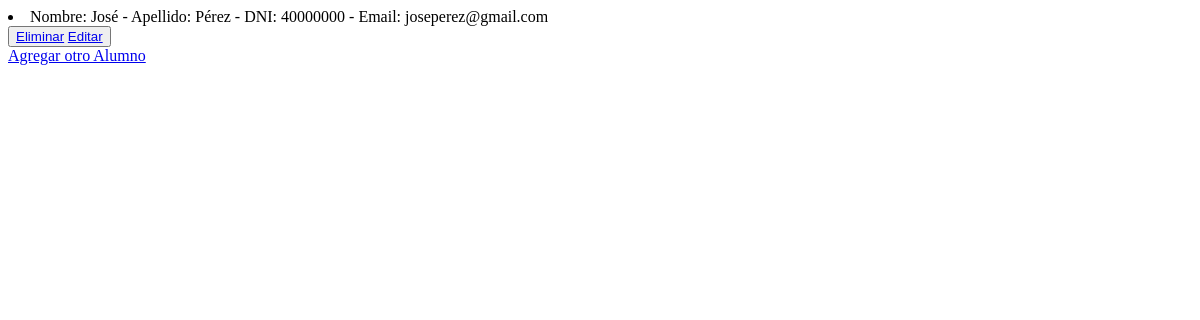
The app's page /BibliotecaVirtual/leerAlumnos, older data.
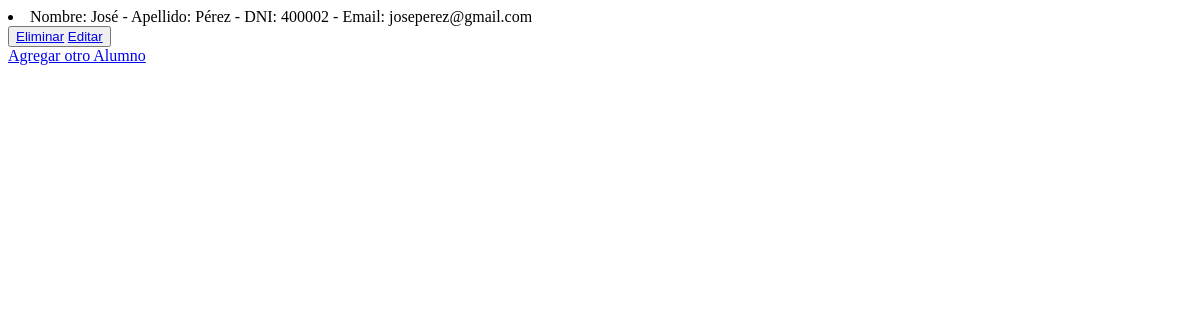
The same page, newer data.
### BibliotecaVirtual/models.py (models this page shows)
class Alumno(models.Model):
    nombre = models.CharField(max_length=40)
    apellido = models.CharField(max_length=40)
    dni = models.IntegerField()
    email = models.EmailField()
    def __str__(self):
        return f"Nombre: {self.nombre} - Apellido: {self.apellido} - DNI: {self.dni} - Email: {self.email}"

### BibliotecaVirtual/views.py (the view)
# urls.py: path('leerAlumnos', views.leerAlumnos, name='LeerAlumnos'),
def leerAlumnos(request):
    alumnos = Alumno.objects.all()
    contexto = {"alumnos": alumnos}
    return render(request, "BibliotecaVirtual/leerAlumnos.html", contexto)

### BibliotecaVirtual/templates/BibliotecaVirtual/leerAlumnos.html (shortened to what this page needs)
<!DOCTYPE html>
<html lang="en">
<head>
</head>
<body>
    {% for a in alumnos %}
        <li>{{a}}</li>
        <button>
            <a href="{%url 'EliminarAlumno' a.nombre %}">Eliminar</a>
            <a href="{%url 'EditarAlumno' a.nombre %}">Editar</a>
        </button>
    {% endfor %}
    <br>
    <a href="alumnos">Agregar otro Alumno</a>
</body>
</html>

Row changes from the older to the newer data that the page shows:
changed Alumno: nombre+apellido+dni "Nombre: José - Apellido: Pérez - DNI: 40000000 - Email: joseperez@gmail.com" → "Nombre: José - Apellido: Pérez - DNI: 400002 - Email: joseperez@gmail.com"
